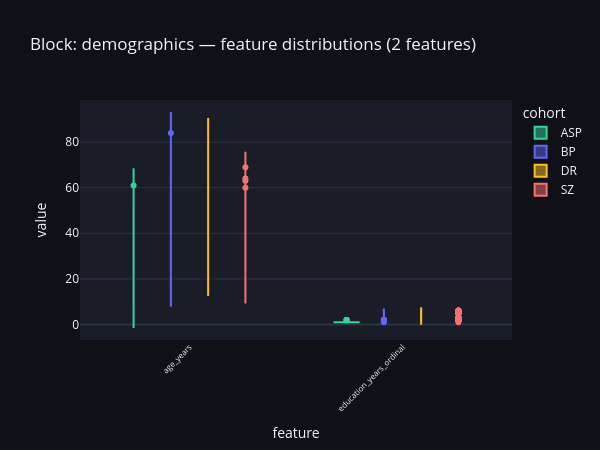
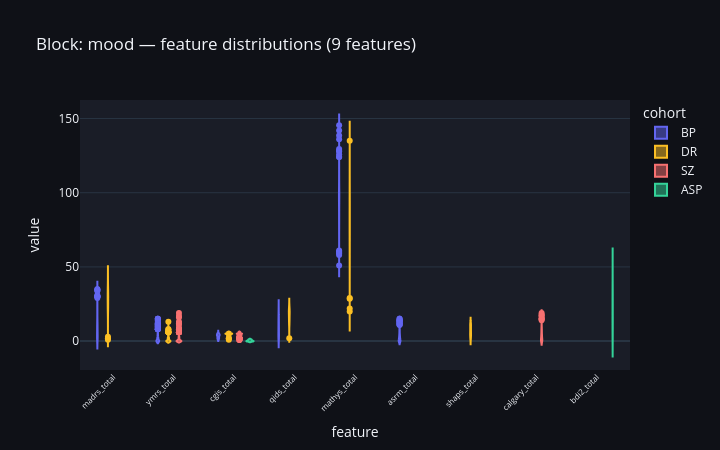
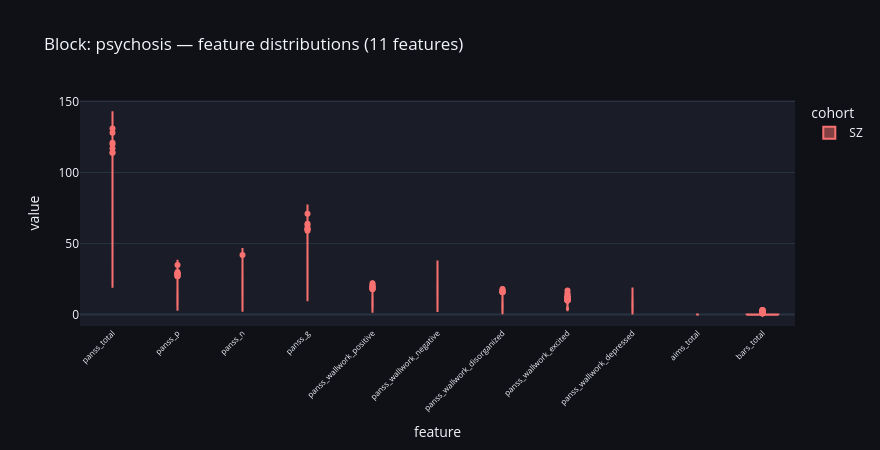
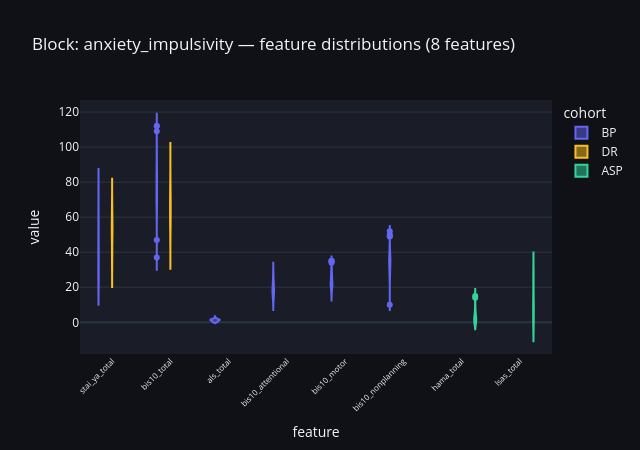

The notebook cell these images were saved under, in order:
### Code cell
ALL_BLOCKS = [b.id for b in schema.blocks]

for block_id in ALL_BLOCKS:
    block_feats = [f.id for f in schema.features if f.block == block_id and f.id in ds.X.columns]
    # Determine which cohorts contribute to this block
    block_cohorts = set()
    for f in schema.features:
        if f.block == block_id:
            block_cohorts.update(f.cohorts)

    # Only keep continuous/ordinal features (violins don't make sense for binary)
    continuous_feats = [
        fid for fid in block_feats
        if ds.feature_metadata.loc[fid, 'type'] in ('continuous', 'ordinal')
    ]
    if not continuous_feats:
        print(f'{block_id}: no continuous features, skipping violin')
        continue

    # Build long-form dataframe
    rows = []
    for feat in continuous_feats:
        # Shorten label: strip common prefixes
        short = feat
        for pfx in ('inst_', 'asp_', 'sz_', 'dr_', 'cog_', 'np_', 'bio_', 'tx_',
                     'sub_', 'fh_', 'cm_', 'sui_', 'psyh_', 'demo_'):
            if short.startswith(pfx):
                short = short[len(pfx):]
                break
        for c in sorted(block_cohorts):
            mask = cohort == c
            vals = ds.X.loc[mask, feat].dropna()
            for v in vals:
                rows.append({'feature': short, 'feature_id': feat,
                             'cohort': c.upper(), 'value': v})

    if not rows:
        print(f'{block_id}: no data')
        continue

    df_long = pd.DataFrame(rows)
    n_feats = df_long['feature'].nunique()

    fig = px.violin(
        df_long, x='feature', y='value', color='cohort',
        title=f'Block: {block_id} — feature distributions ({n_feats} features)',
        color_discrete_map={c.upper(): COHORT_COLORS[c] for c in COHORT_COLORS},
        template='plotly_dark',
    )
    w = max(600, n_feats * 80)
    fig.update_layout(
        **DARK,
        height=450, width=w,
        xaxis_tickangle=-45,
        xaxis_tickfont=dict(size=8),
        showlegend=True,
    )
    fig.write_image(str(OUT / f'fig02_{block_id}_distributions.png'),
                    width=w, height=450, scale=SCALE)
    fig.show()

### Figure 1 — Plotly figure (JSON) as saved in the notebook; plotly's stock layout.template omitted (floating-point values rounded to 4 significant figures; data arrays with more than 128 entries replaced by an {"elided": "..."} marker saying what was removed)
{"data": [{"alignmentgroup": "True", "box": {"visible": false}, "hovertemplate": "cohort=ASP<br>feature=%{x}<br>value=%{y}<extra></extra>", "legendgroup": "ASP", "marker": {"color": "#34d399"}, "name": "ASP", "offsetgroup": "ASP", "orientation": "v", "scalegroup": "True", "showlegend": true, "type": "violin", "x": {"elided": "370 str values"}, "x0": " ", "xaxis": "x", "y": {"elided": "370 float values"}, "y0": " ", "yaxis": "y"}, {"alignmentgroup": "True", "box": {"visible": false}, "hovertemplate": "cohort=BP<br>feature=%{x}<br>value=%{y}<extra></extra>", "legendgroup": "BP", "marker": {"color": "#6366f1"}, "name": "BP", "offsetgroup": "BP", "orientation": "v", "scalegroup": "True", "showlegend": true, "type": "violin", "x": {"elided": "504 str values"}, "x0": " ", "xaxis": "x", "y": {"elided": "504 float values"}, "y0": " ", "yaxis": "y"}, {"alignmentgroup": "True", "box": {"visible": false}, "hovertemplate": "cohort=DR<br>feature=%{x}<br>value=%{y}<extra></extra>", "legendgroup": "DR", "marker": {"color": "#fbbf24"}, "name": "DR", "offsetgroup": "DR", "orientation": "v", "scalegroup": "True", "showlegend": true, "type": "violin", "x": {"elided": "500 str values"}, "x0": " ", "xaxis": "x", "y": {"elided": "500 float values"}, "y0": " ", "yaxis": "y"}, {"alignmentgroup": "True", "box": {"visible": false}, "hovertemplate": "cohort=SZ<br>feature=%{x}<br>value=%{y}<extra></extra>", "legendgroup": "SZ", "marker": {"color": "#f87171"}, "name": "SZ", "offsetgroup": "SZ", "orientation": "v", "scalegroup": "True", "showlegend": true, "type": "violin", "x": {"elided": "549 str values"}, "x0": " ", "xaxis": "x", "y": {"elided": "549 float values"}, "y0": " ", "yaxis": "y"}], "layout": {"height": 450, "legend": {"title": {"text": "cohort"}, "tracegroupgap": 0}, "paper_bgcolor": "#0f1117", "plot_bgcolor": "#1a1d27", "showlegend": true, "title": {"text": "Block: demographics — feature distributions (2 features)"}, "violinmode": "group", "width": 600, "xaxis": {"anchor": "y", "domain": [0, 1], "tickangle": -45, "tickfont": {"size": 8}, "title": {"text": "feature"}}, "yaxis": {"anchor": "x", "domain": [0, 1], "title": {"text": "value"}}}}

### Figure 2 — Plotly figure (JSON) as saved in the notebook; plotly's stock layout.template omitted (floating-point values rounded to 4 significant figures; data arrays with more than 128 entries replaced by an {"elided": "..."} marker saying what was removed)
{"data": [{"alignmentgroup": "True", "box": {"visible": false}, "hovertemplate": "cohort=BP<br>feature=%{x}<br>value=%{y}<extra></extra>", "legendgroup": "BP", "marker": {"color": "#6366f1"}, "name": "BP", "offsetgroup": "BP", "orientation": "v", "scalegroup": "True", "showlegend": true, "type": "violin", "x": {"elided": "1615 str values"}, "x0": " ", "xaxis": "x", "y": {"elided": "1615 float values"}, "y0": " ", "yaxis": "y"}, {"alignmentgroup": "True", "box": {"visible": false}, "hovertemplate": "cohort=DR<br>feature=%{x}<br>value=%{y}<extra></extra>", "legendgroup": "DR", "marker": {"color": "#fbbf24"}, "name": "DR", "offsetgroup": "DR", "orientation": "v", "scalegroup": "True", "showlegend": true, "type": "violin", "x": {"elided": "1399 str values"}, "x0": " ", "xaxis": "x", "y": {"elided": "1399 float values"}, "y0": " ", "yaxis": "y"}, {"alignmentgroup": "True", "box": {"visible": false}, "hovertemplate": "cohort=SZ<br>feature=%{x}<br>value=%{y}<extra></extra>", "legendgroup": "SZ", "marker": {"color": "#f87171"}, "name": "SZ", "offsetgroup": "SZ", "orientation": "v", "scalegroup": "True", "showlegend": true, "type": "violin", "x": {"elided": "879 str values"}, "x0": " ", "xaxis": "x", "y": {"elided": "879 float values"}, "y0": " ", "yaxis": "y"}, {"alignmentgroup": "True", "box": {"visible": false}, "hovertemplate": "cohort=ASP<br>feature=%{x}<br>value=%{y}<extra></extra>", "legendgroup": "ASP", "marker": {"color": "#34d399"}, "name": "ASP", "offsetgroup": "ASP", "orientation": "v", "scalegroup": "True", "showlegend": true, "type": "violin", "x": {"elided": "131 str values"}, "x0": " ", "xaxis": "x", "y": {"elided": "131 float values"}, "y0": " ", "yaxis": "y"}], "layout": {"height": 450, "legend": {"title": {"text": "cohort"}, "tracegroupgap": 0}, "paper_bgcolor": "#0f1117", "plot_bgcolor": "#1a1d27", "showlegend": true, "title": {"text": "Block: mood — feature distributions (9 features)"}, "violinmode": "group", "width": 720, "xaxis": {"anchor": "y", "domain": [0, 1], "tickangle": -45, "tickfont": {"size": 8}, "title": {"text": "feature"}}, "yaxis": {"anchor": "x", "domain": [0, 1], "title": {"text": "value"}}}}

### Figure 3 — Plotly figure (JSON) as saved in the notebook; plotly's stock layout.template omitted (floating-point values rounded to 4 significant figures; data arrays with more than 128 entries replaced by an {"elided": "..."} marker saying what was removed)
{"data": [{"alignmentgroup": "True", "box": {"visible": false}, "hovertemplate": "cohort=SZ<br>feature=%{x}<br>value=%{y}<extra></extra>", "legendgroup": "SZ", "marker": {"color": "#f87171"}, "name": "SZ", "offsetgroup": "SZ", "orientation": "v", "scalegroup": "True", "showlegend": true, "type": "violin", "x": {"elided": "3150 str values"}, "x0": " ", "xaxis": "x", "y": {"elided": "3150 float values"}, "y0": " ", "yaxis": "y"}], "layout": {"height": 450, "legend": {"title": {"text": "cohort"}, "tracegroupgap": 0}, "paper_bgcolor": "#0f1117", "plot_bgcolor": "#1a1d27", "showlegend": true, "title": {"text": "Block: psychosis — feature distributions (11 features)"}, "violinmode": "group", "width": 880, "xaxis": {"anchor": "y", "domain": [0, 1], "tickangle": -45, "tickfont": {"size": 8}, "title": {"text": "feature"}}, "yaxis": {"anchor": "x", "domain": [0, 1], "title": {"text": "value"}}}}

### Figure 4 — Plotly figure (JSON) as saved in the notebook; plotly's stock layout.template omitted (floating-point values rounded to 4 significant figures; data arrays with more than 128 entries replaced by an {"elided": "..."} marker saying what was removed)
{"data": [{"alignmentgroup": "True", "box": {"visible": false}, "hovertemplate": "cohort=BP<br>feature=%{x}<br>value=%{y}<extra></extra>", "legendgroup": "BP", "marker": {"color": "#6366f1"}, "name": "BP", "offsetgroup": "BP", "orientation": "v", "scalegroup": "True", "showlegend": true, "type": "violin", "x": {"elided": "1686 str values"}, "x0": " ", "xaxis": "x", "y": {"elided": "1686 float values"}, "y0": " ", "yaxis": "y"}, {"alignmentgroup": "True", "box": {"visible": false}, "hovertemplate": "cohort=DR<br>feature=%{x}<br>value=%{y}<extra></extra>", "legendgroup": "DR", "marker": {"color": "#fbbf24"}, "name": "DR", "offsetgroup": "DR", "orientation": "v", "scalegroup": "True", "showlegend": true, "type": "violin", "x": {"elided": "453 str values"}, "x0": " ", "xaxis": "x", "y": {"elided": "453 float values"}, "y0": " ", "yaxis": "y"}, {"alignmentgroup": "True", "box": {"visible": false}, "hovertemplate": "cohort=ASP<br>feature=%{x}<br>value=%{y}<extra></extra>", "legendgroup": "ASP", "marker": {"color": "#34d399"}, "name": "ASP", "offsetgroup": "ASP", "orientation": "v", "scalegroup": "True", "showlegend": true, "type": "violin", "x": ["hama_total", "hama_total", "hama_total", "hama_total", "hama_total", "hama_total", "hama_total", "hama_total", "hama_total", "hama_total", "hama_total", "hama_total", "hama_total", "hama_total", "hama_total", "hama_total", "hama_total", "hama_total", "hama_total", "hama_total", "hama_total", "hama_total", "hama_total", "hama_total", "hama_total", "hama_total", "hama_total", "hama_total", "hama_total", "hama_total", "lsas_total", "lsas_total", "lsas_total", "lsas_total", "lsas_total", "lsas_total", "lsas_total", "lsas_total", "lsas_total", "lsas_total", "lsas_total", "lsas_total", "lsas_total", "lsas_total", "lsas_total", "lsas_total", "lsas_total", "lsas_total", "lsas_total", "lsas_total", "lsas_total", "lsas_total", "lsas_total", "lsas_total", "lsas_total", "lsas_total", "lsas_total"], "x0": " ", "xaxis": "x", "y": [3.0, 0.0, 0.0, 5.0, 0.0, 4.0, 0.0, 14.0, 12.0, 3.0, 4.0, 0.0, 2.0, 2.0, 3.0, 0.0, 1.0, 1.0, 0.0, 3.0, 0.0, 2.0, 0.0, 0.0, 7.0, 5.0, 2.0, 15.0, 9.0, 7.0, 0.0, 25.0, 26.0, 13.0, 21.0, 7.0, 27.0, 1.0, 12.0, 12.0, 8.0, 1.0, 0.0, 3.0, 0.0, 11.0, 5.0, 5.0, 0.0, 1.0, 11.0, 10.0, 11.0, 15.0, 27.0, 29.0, 26.0], "y0": " ", "yaxis": "y"}], "layout": {"height": 450, "legend": {"title": {"text": "cohort"}, "tracegroupgap": 0}, "paper_bgcolor": "#0f1117", "plot_bgcolor": "#1a1d27", "showlegend": true, "title": {"text": "Block: anxiety_impulsivity — feature distributions (8 features)"}, "violinmode": "group", "width": 640, "xaxis": {"anchor": "y", "domain": [0, 1], "tickangle": -45, "tickfont": {"size": 8}, "title": {"text": "feature"}}, "yaxis": {"anchor": "x", "domain": [0, 1], "title": {"text": "value"}}}}
